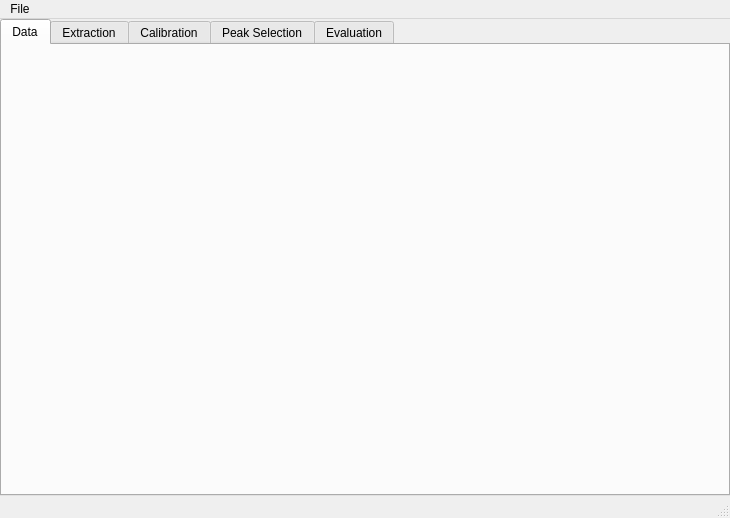
<?xml version="1.0" encoding="UTF-8"?>
<ui version="4.0">
 <class>MainWindow</class>
 <widget class="QMainWindow" name="MainWindow">
  <property name="geometry">
   <rect>
    <x>0</x>
    <y>0</y>
    <width>730</width>
    <height>518</height>
   </rect>
  </property>
  <property name="windowTitle">
   <string>BMicro</string>
  </property>
  <widget class="QWidget" name="centralwidget">
   <layout class="QVBoxLayout" name="verticalLayout">
    <property name="leftMargin">
     <number>0</number>
    </property>
    <property name="topMargin">
     <number>0</number>
    </property>
    <property name="rightMargin">
     <number>0</number>
    </property>
    <property name="bottomMargin">
     <number>0</number>
    </property>
    <item>
     <widget class="QTabWidget" name="tabWidget">
      <property name="sizePolicy">
       <sizepolicy hsizetype="Expanding" vsizetype="Expanding">
        <horstretch>0</horstretch>
        <verstretch>0</verstretch>
       </sizepolicy>
      </property>
      <property name="currentIndex">
       <number>0</number>
      </property>
      <widget class="QWidget" name="tab_data">
       <attribute name="title">
        <string>Data</string>
       </attribute>
      </widget>
      <widget class="QWidget" name="tab_extraction">
       <attribute name="title">
        <string>Extraction</string>
       </attribute>
      </widget>
      <widget class="QWidget" name="tab_calibration">
       <attribute name="title">
        <string>Calibration</string>
       </attribute>
      </widget>
      <widget class="QWidget" name="tab_peak_selection">
       <attribute name="title">
        <string>Peak Selection</string>
       </attribute>
      </widget>
      <widget class="QWidget" name="tab_evaluation">
       <attribute name="title">
        <string>Evaluation</string>
       </attribute>
      </widget>
     </widget>
    </item>
   </layout>
  </widget>
  <widget class="QMenuBar" name="menubar">
   <property name="geometry">
    <rect>
     <x>0</x>
     <y>0</y>
     <width>730</width>
     <height>22</height>
    </rect>
   </property>
   <widget class="QMenu" name="menu_file">
    <property name="title">
     <string>File</string>
    </property>
    <addaction name="action_open"/>
    <addaction name="action_close"/>
   </widget>
   <addaction name="menu_file"/>
  </widget>
  <widget class="QStatusBar" name="statusbar"/>
  <action name="actionClose">
   <property name="text">
    <string>Close</string>
   </property>
  </action>
  <action name="actionQuit">
   <property name="text">
    <string>Quit</string>
   </property>
  </action>
  <action name="actionAbout">
   <property name="text">
    <string>About</string>
   </property>
  </action>
  <action name="action_open">
   <property name="text">
    <string>Open file...</string>
   </property>
  </action>
  <action name="action_close">
   <property name="text">
    <string>Close file</string>
   </property>
  </action>
 </widget>
 <resources/>
 <connections/>
</ui>
